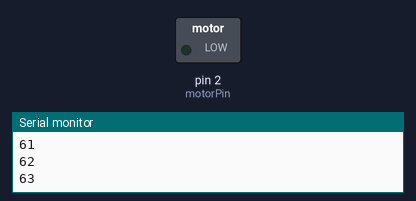
A sketch run on a simulated Arduino Uno, built with avr-gcc and run on an emulated ATmega328P. Parts: switched loads named in the sketch (green lamp = pin HIGH), the last lines printed to the serial monitor.

Above: at 6.4 s.
At 25.6 s:
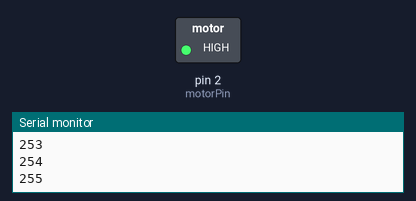
Timing chart, 0 to 66.7 s (numbered marks = the images above):
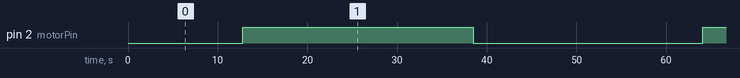

Measured:
- by itself, pin 2 (motorPin): alternates HIGH for 25.6 s and LOW for 25.6 s

The sketch:

dc_motor_control.ino
```cpp
/*
  when the pwm value is 180, motor stops
  biggest value (fastest) can be used : 90 and 254 (different direction)
  lower than 90 (or value is 255): the motor also stop
*/

const int motorPin = 2 ;
int pwm = 0 ;

void setup() {
  // put your setup code here, to run once:
  pinMode(motorPin, OUTPUT);

  Serial.begin(9600);
}

void loop() {
  // put your main code here, to run repeatedly:
  for(pwm = 0; pwm<256; pwm++)
  {
    analogWrite(motorPin, pwm);
    Serial.println(pwm);

    delay(100);
  }

  for(pwm = 255; pwm>=0; pwm--)
  {
    analogWrite(motorPin, pwm);
    Serial.println(pwm);

    delay(100);
  }
}
```
